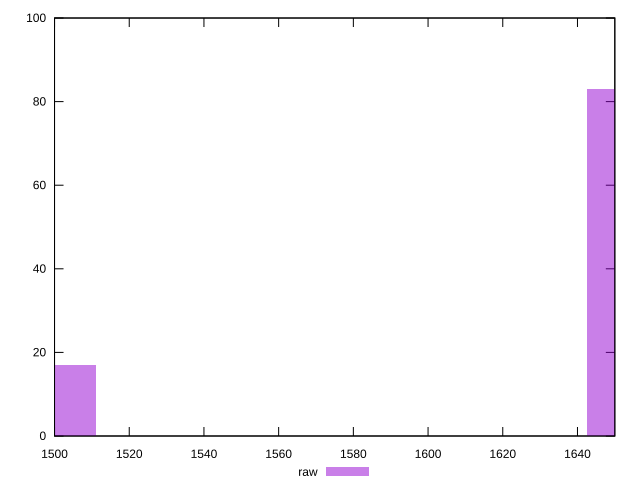

Write gnuplot code to recreate this figure.
reset

$raw <<EOF
1445.4779237790196 17
1708.2920917388415 83
EOF

set key outside below
set boxwidth 131.40708397991088
set xrange [1500:1650]
set yrange [0:100]
set trange [0:100]
set style fill transparent solid 0.5 noborder
set terminal svg size 640, 490 enhanced background rgb 'white'
set output "report_00025_2021-02-22T21:38:55.199Z/uses-webp-images/samples/pages+cached/raw/histogram.svg"

plot $raw title "raw" with boxes

reset
